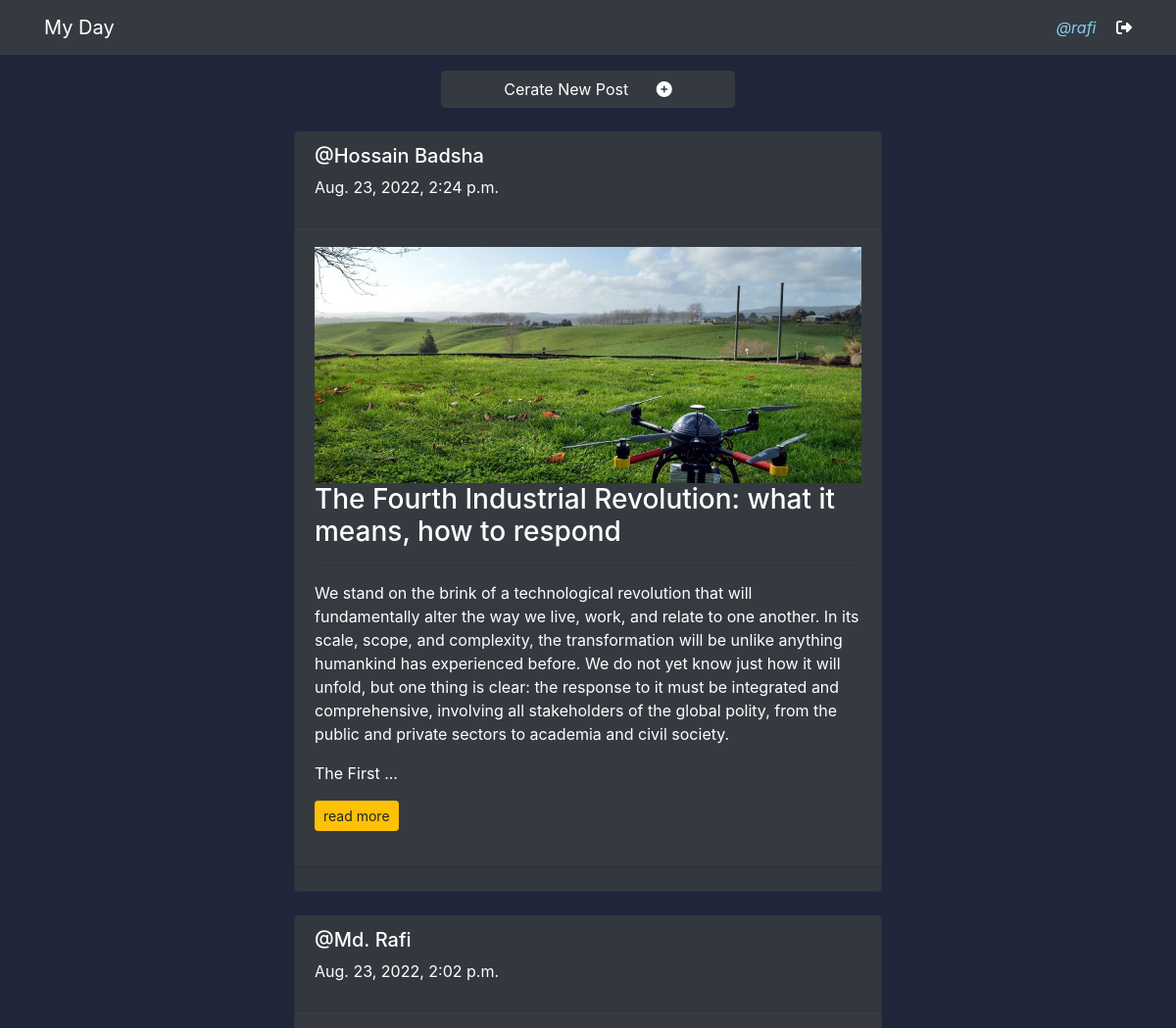
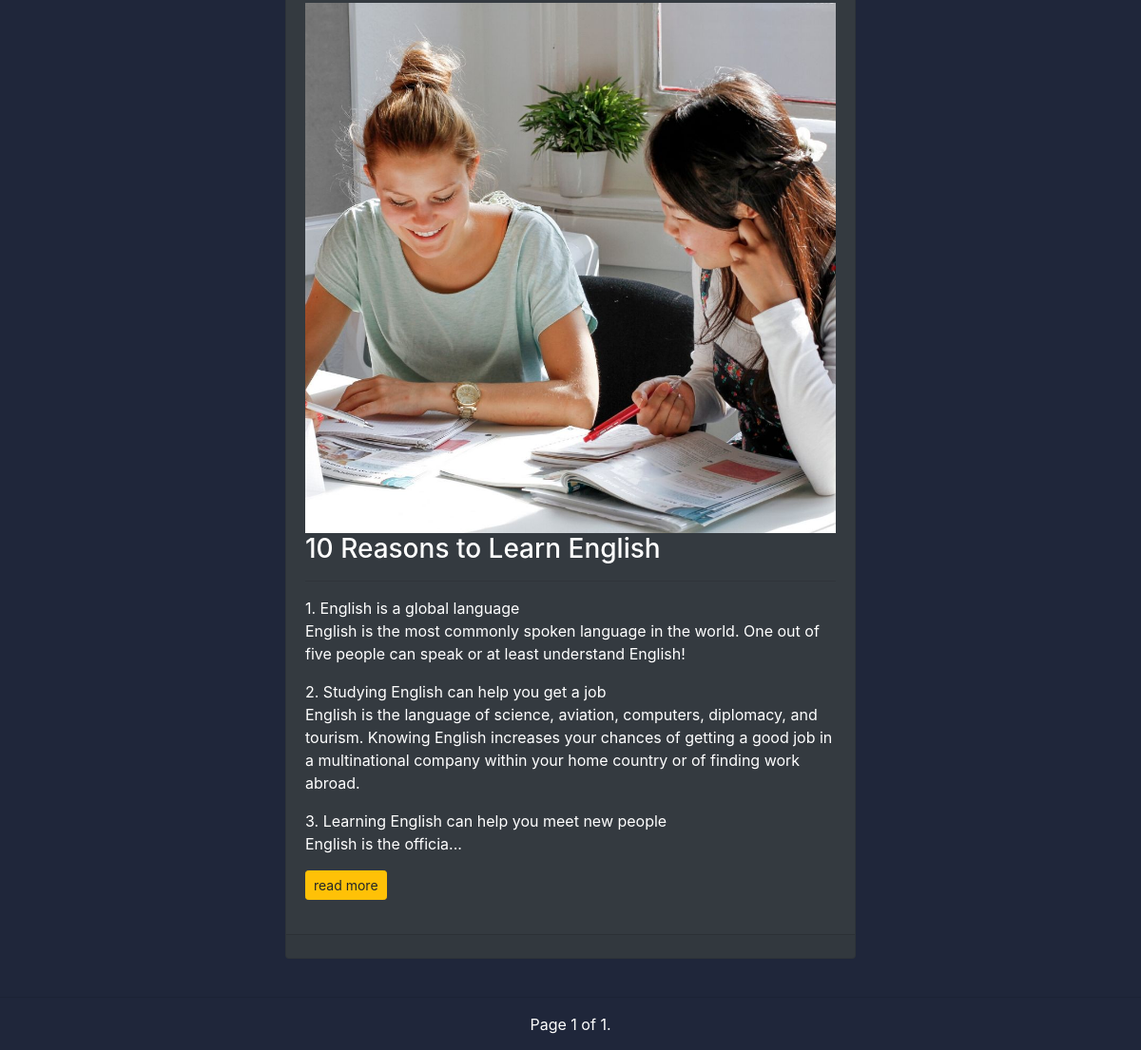
Page / (signed in) on the committed database (2 pictures, top to bottom).
### blogapp/models.py (models this page shows, shortened)
class BlogUser(AbstractUser):
    profile_pic = models.ImageField(upload_to='media/profile_pic',null=True,blank=True)
    bio = models.TextField(null=True,blank=True)

class Post(models.Model):
    user = models.ForeignKey(BlogUser,on_delete=models.CASCADE)
    title = models.CharField(max_length=300)
    desc = models.TextField()
    create_at = models.DateTimeField(auto_now_add=True)
    updated_at = models.DateTimeField(auto_now=True)
    image = models.ImageField(upload_to='media/blog_image',blank=True,null=True)

### blogapp/views.py (the view)
# urls.py: path('',views.home,name='home'),
def home(request):
    post = Post.objects.all().order_by('-id')
    paginator = Paginator(post, 2)
    page_number = request.GET.get('page')
    page_obj = paginator.get_page(page_number)
    context = {
        'post':post,
        'page_obj':page_obj
    }
    return render(request,'blogapp/home.html',context)

### blogapp/templatetags/custom_filters.py (called while the page is built)
def range_filter(value):
    return value[0:500]+'...'

### templates/blogapp/home.html (shortened to what this page needs)
{% extends 'base.html' %}
{% load custom_filters %}
{% block content %}
{% include 'nav.html' %}
<div class="create-post m-auto text-center w-25 clear-fix">
    <a href="{% url 'create_post' %}" class="btn btn-dark mt-3 w-100 ">Cerate New Post <i class="fa-solid fa-circle-plus ml-4"></i></a>
</div>
<br>
{% for i in page_obj %}
<div class="card w-50 mx-auto bg-dark text-white">
    <div class="card-header">
         <a class="home-user" href="{% url 'profile' i.user.id  %}"><h5>@{{i.user.first_name}}&nbsp;{{i.user.last_name}}</h5></a>
        <p>{{i.create_at}}</p>
    </div>
    <div class="card-body">
        <img src="/{{i.image}}" class="d-flex mx-auto" alt="">
        <div class="card-title">
            <h3>{{i.title}}</h3> <hr>
        </div>
        <p>
            {{i.desc|range_filter|linebreaks}}<a href="{% url 'post_view' i.id %}" class="btn btn-sm btn-warning">read more</a>
        </p>
    </div>
    <div class="card-footer">
    </div>
</div>
<br>
{% endfor %}
<hr>
<div class="pagination">
    <span class="step-links ">
        <span class="current">
            Page {{ page_obj.number }} of {{ page_obj.paginator.num_pages }}.
        </span>
    </span>
</div>
{% endblock %}

### templates/nav.html (shortened to what this page needs)
<nav class="navbar navbar-expand-lg bg-dark navbar-dark  clear-fix">
  <div class="container">
    <a class="navbar-brand" href="{% url 'home' %}">My Day </a>
    <div class="author">
        {% if user.is_authenticated %}
        {% if request.user == user %}
        <em >
          <a href="{% url 'profile' request.user.id %}"  class="" style="color:skyblue;text-decoration:none;">
            @{{user.username}}
        </a></em>
        {% endif %}
        <a href="{% url 'logout' %}"><i class="fa-solid fa-right-from-bracket text-white ml-3"></i></a>
        {% else %}
        <small><a class="btn btn-sm btn-primary" href="{% url 'register' %} ">Register</a></small>
        <small><a class="btn btn-sm btn-primary" href="{% url 'login' %}">Login </a></small>
        {% endif %}
    </div>
  </div>
</nav>

### static/style/style.css (style rules this page uses)
body { background: #1f263a; }

### templates/blogapp/home.html (style rules this page uses)
.card-body img { max-width: 100%; }
.home-user { text-decoration: none; color: white; margin-bottom: 0; }
.pagination { color: white; display: flex; justify-content: center; margin-bottom: 15px; }

### rows in the picture
BlogUser: username "rafi"
Post: user.first_name "Hossain", user.last_name "Badsha", create_at "Aug. 23, 2022, 2:24 p.m.", image (picture), title "The Fourth Industrial Revolution: what it means, how to respond", desc|range_filter "We stand on the brink of a technological revolution that will fundamentally alter the way we live, work, and relate to one another. In its scale, scope, and complexity, the transformation will be unlike anything humankind has experienced before. We do not yet know just how it will unfold, but one thing is clear: the response to it must be integrated and comprehensive, involving all stakeholders of the global polity, from the public and private sectors to academia and civil society. The First ..."
Post: user.first_name "Md.", user.last_name "Rafi", create_at "Aug. 23, 2022, 2:02 p.m.", image (picture), title "10 Reasons to Learn English", desc|range_filter "1. English is a global language English is the most commonly spoken language in the world. One out of five people can speak or at least understand English! 2. Studying English can help you get a job English is the language of science, aviation, computers, diplomacy, and tourism. Knowing English increases your chances of getting a good job in a multinational company within your home country or of finding work abroad. 3. Learning English can help you meet new people English is the officia..."

### other values in the picture
{{ page_obj.number }} "1"
{{ page_obj.paginator.num_pages }} "1"
